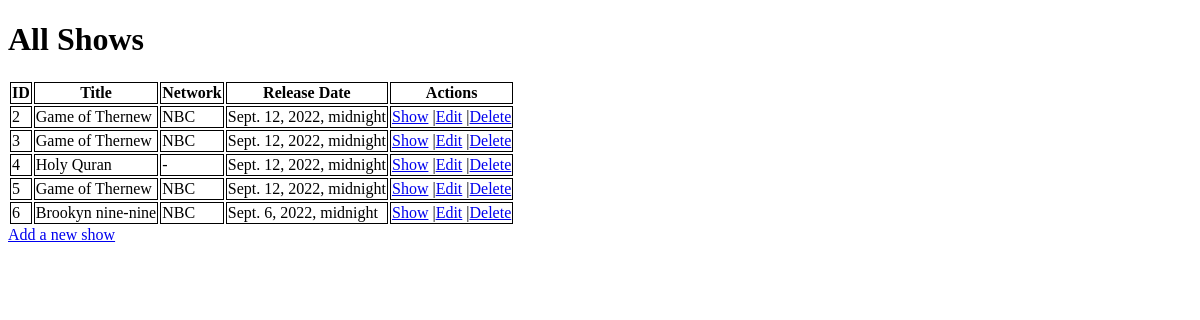
The app's page /shows, older data.
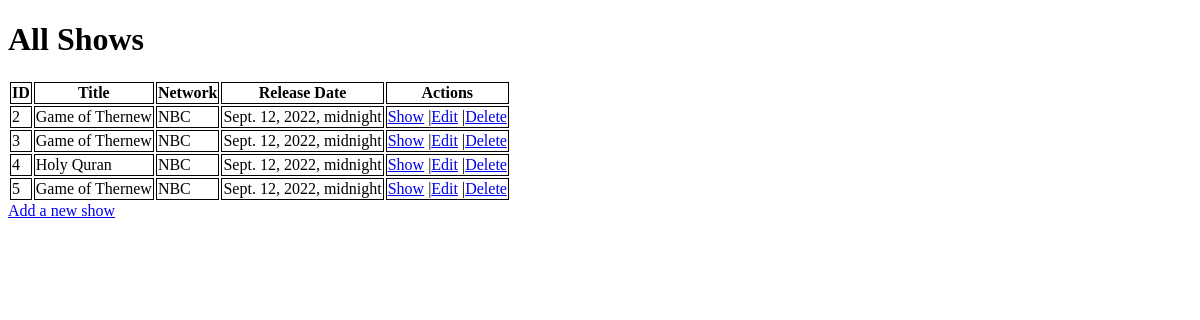
The same page, newer data.
### app_one/models.py (models this page shows)
class Show(models.Model):
    title = models.CharField(max_length=255)
    network = models.CharField(max_length=255)
    release_date = models.DateTimeField()
    description=models.TextField()
    updated_at = models.DateTimeField(auto_now=True)
    objects=ShowManager()

### app_one/views.py (the view)
# urls.py: path('shows', views.page_show),
def page_show(request):
    context={
        'all_shows':Show.objects.all()
    }
    return render(request,'all_TV_shows.html',context)

### app_one/templates/all_TV_shows.html (shortened to what this page needs)
<!DOCTYPE html>
<html lang="en">
<head>
    {% load static %}
    <link rel="stylesheet" href="{% static 'style.css' %}">
</head>
<body>
    <h1>All Shows</h1>
    <table>
        <tr>
            <th>ID</th>
            <th>Title</th>
            <th>Network</th>
            <th>Release Date</th>
            <th>Actions</th>
        </tr>
        {%for show in all_shows%}
            <tr>
                <td>{{show.id}}</td>
                <td>{{show.title}}</td>
                <td>{{show.network}}</td>
                <td>{{show.release_date}}</td>
                <td><a href="/shows/{{show.id}}">Show</a> |<a href="/shows/{{show.id}}/edit">Edit</a> |<a href="/shows/{{show.id}}/destroy">Delete</a></td>
            </tr>
        {%endfor%}
    </table>
    <a href="shows/new">Add a new show</a>
</body>
</html>

### app_one/static/style.css (style rules this page uses)
th,td { border: 1px solid black; }

Row changes from the older to the newer data that the page shows:
removed Show: id "6", title "Brookyn nine-nine", network "NBC", release_date "Sept. 6, 2022, midnight"
changed Show "Holy Quran": network "-" → "NBC"
